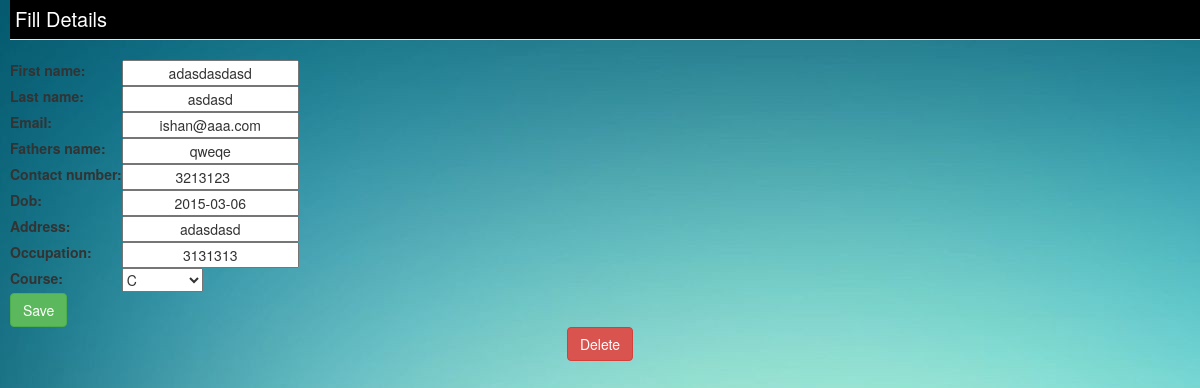
Screenshot of /home/edit/14/ with the database file from the repository.
### BTWF/models.py (models this page shows, shortened)
class Info(models.Model):
    courses = (
        ('c', 'C'),
        ('C++', 'C++'),
        ('C#', 'C#'),
        ('PYTHON', 'PYTHON'),
        ('JAVA', 'JAVA'),
    )
    first_name = models.CharField(max_length=250)
    last_name = models.CharField(max_length=250)
    email = models.EmailField(null=True)
    fathers_name = models.CharField(max_length=250,blank=True)
    contact_number = models.IntegerField()
    dob = models.DateField()
    address = models.CharField(max_length=500,null=True)
    occupation = models.CharField(max_length=200,blank=True)
    course = models.CharField(max_length=20,choices=courses,default='c')

### BTWF/views.py (the view)
# urls.py: url(r'^edit/(\d+)/$',views.edit,name='edit'),
def edit(request,id):
    if request.method == "POST":
        form = Myform(request.POST)
        if form.is_valid():
            form = Info.objects.get(pk=id)
            form = Myform(request.POST,instance=form)
            form.save()
            return HttpResponseRedirect('/home')
    else:
        obj = Info.objects.get(id=id)
        form = Myform(instance=obj)
        return render(request,'form.html', {'form': form,'id':id})

### BTWF/forms.py
class Myform(forms.ModelForm):
    class Meta:
        model = Info
        fields = '__all__'

### BTWF/Templates/form.html (shortened to what this page needs)
<!DOCTYPE html>
<html lang="en">
<head>
    {% load staticfiles %}
    <link rel="stylesheet" href="https://maxcdn.bootstrapcdn.com/bootstrap/3.3.7/css/bootstrap.min.css"
>
    <link rel="stylesheet" type="text/css" href="{% static 'style.css' %}"/>
</head>
<body>
<form method="POST">
    <fieldset>
        <legend>Fill Details</legend>
       <table>
        {{form.as_table}}
       </table>
        <button class="btn btn-success" type="submit" >Save</button>
    </fieldset>
</form>
{% if id %}
<a href="delete/{{id}}"><button type="button" class="btn btn-danger center-block">Delete</button></a>
{% endif %}
</body>
</html>

### BTWF/static/style.css (style rules this page uses)
body { background: white url("skills.jpeg"); background-repeat:no-repeat; }
td input { text-align : center; }
fieldset { border:none; margin: 0 0 0 10px; padding 0; }
legend { font-size: 20px; background-color: black; color: white; width: 100%; padding: 5px; }

### rows the page displays
Info: first_name "adasdasdasd", last_name "asdasd", email "ishan@aaa.com", fathers_name "qweqe", contact_number "3213123", dob "2015-03-06", address "adasdasd", occupation "3131313", course "C"
